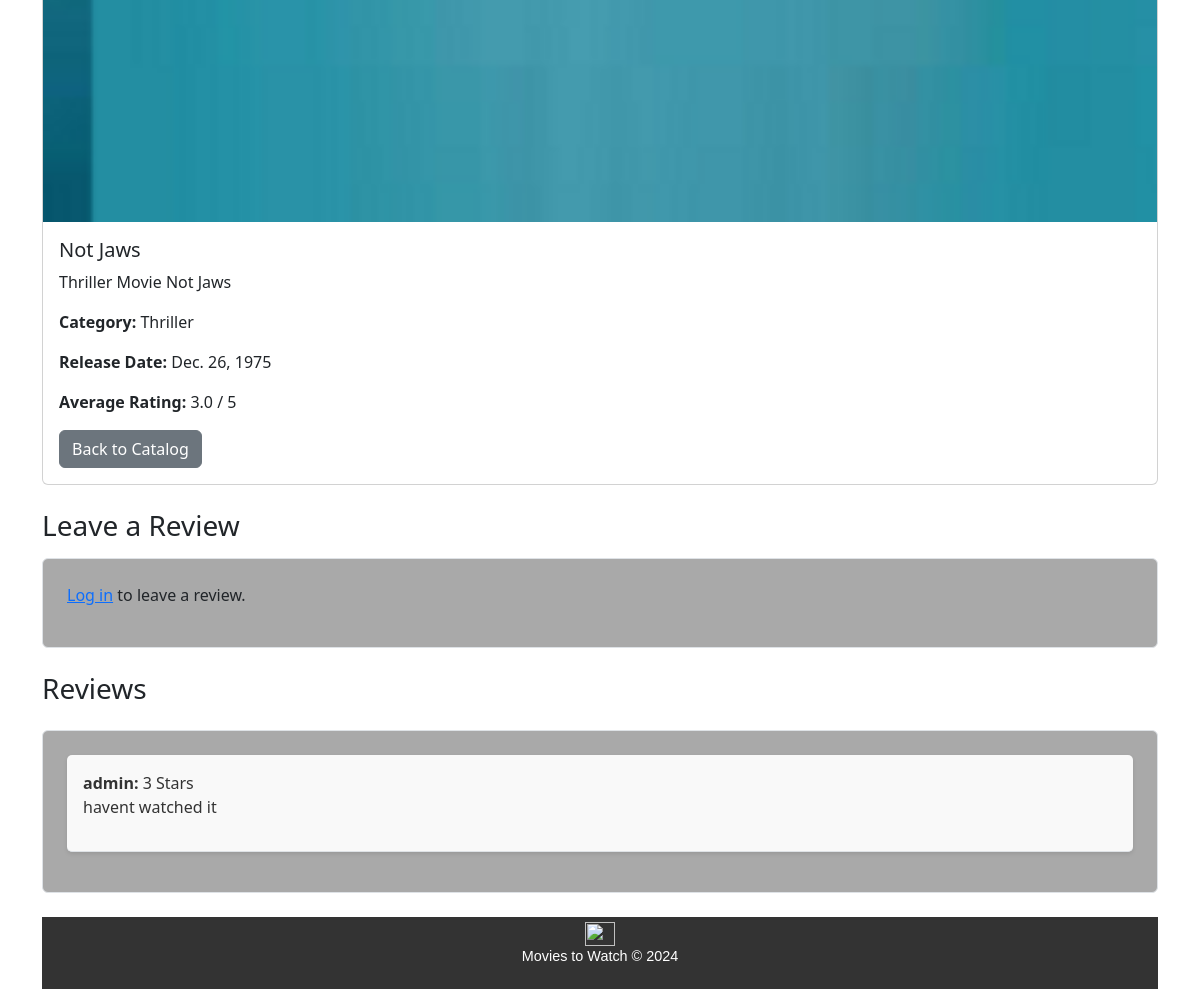
Page /products/31/ (lower part) on the earlier database version.
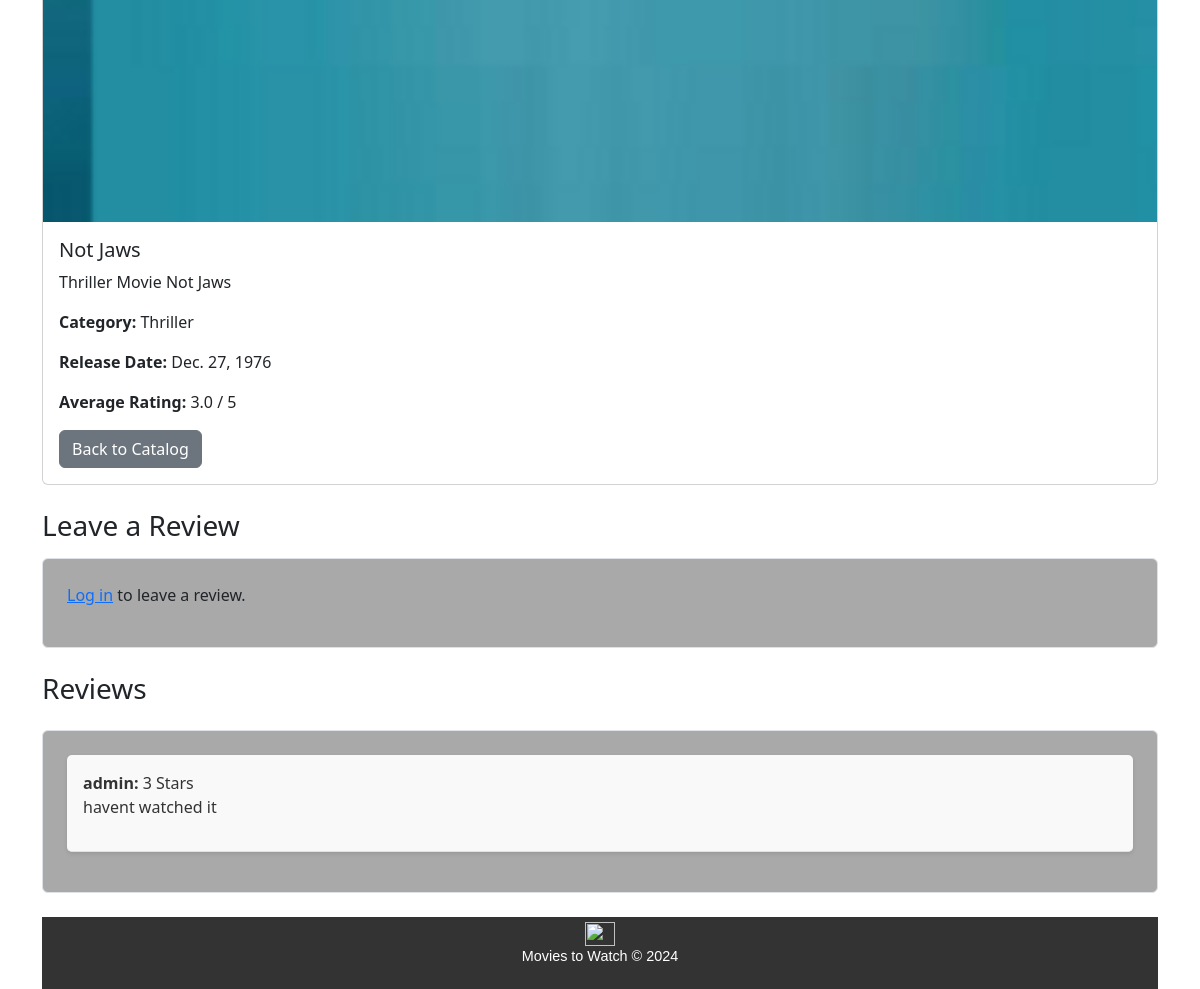
Same page on the later database version.
### products/models.py (models this page shows, shortened)
class Movie(models.Model):
    CATEGORY_CHOICES = [
        ('action', 'Action'),
        ('drama', 'Drama'),
        ('sci-fi', 'Science-Fiction'),
        ('comedy', 'Comedy'),
        ('thriller', 'Thriller'),
    ]
    title = models.CharField(max_length=255)
    description = models.TextField()
    release_date = models.DateField()
    image = models.ImageField(upload_to='media/', blank=True, null=True)
    category = models.CharField(max_length=50, choices=CATEGORY_CHOICES, default='action')
    price = models.DecimalField(max_digits=10, decimal_places=2, default=0.00)
    def average_rating(self):
        reviews = self.reviews.all()
        if reviews.exists():
            return sum(review.rating for review in reviews) / reviews.count()
        return 0

class Review(models.Model):
    movie = models.ForeignKey(Movie, related_name='reviews', on_delete=models.CASCADE)
    user = models.ForeignKey(User, on_delete=models.CASCADE)
    rating = models.IntegerField(choices=[(i, i) for i in range(1, 6)])  # 1 to 5 stars
    comment = models.TextField(blank=True)

### products/views.py (the view)
# urls.py: path('products/<int:product_id>/', views.product, name='product'),
def product(request, product_id):
    movie = get_object_or_404(Movie, id=product_id)
    reviews = Review.objects.filter(movie=movie)
    user_review = None
    if request.user.is_authenticated:
        user_review = reviews.filter(user=request.user).first()
        if request.method == 'POST':
            form = ReviewForm(request.POST)
            if form.is_valid():
                review = form.save(commit=False)
                review.movie = movie
                review.user = request.user
                review.save()
                return redirect('products:product', product_id=movie.id)
        else:
            form = ReviewForm()
    else:
        form = None
    context = {
        'movie': movie,
        'reviews': reviews,
        'user_review': user_review,
        'form': form,
    }
    return render(request, 'products/product.html', context)

### products/templates/products/product.html (shortened to what this page needs)
{% load static %}
<html lang="en">
<head>
    <link rel="stylesheet" href="https://cdn.jsdelivr.net/npm/bootstrap-icons@1.3.0/font/bootstrap-icons.css">
    <link href="{% static 'DimitriadisFinalProject/css/styles.css' %}" type="text/css" rel="stylesheet">
    <link href="https://cdn.jsdelivr.net/npm/bootstrap@5.3.3/dist/css/bootstrap.min.css" rel="stylesheet">
</head>
<body>
    <div class="container my-5">
        <div class="card">
            <img src="/{{ movie.image }}" class="card-img-top" alt="{{ movie.title }}">
            <div class="card-body">
                <h5 class="card-title">{{ movie.title }}</h5>
                <p class="card-text">{{ movie.description }}</p>
                <p><strong>Category:</strong> {{ movie.get_category_display }}</p>
                <p><strong>Release Date:</strong> {{ movie.release_date }}</p>
                <p><strong>Average Rating:</strong> {{ movie.average_rating|default:0|floatformat:1 }} / 5</p>
                <a href="{% url 'products:products' %}" class="btn btn-secondary">Back to Catalog</a>
            </div>
        </div>
    <div class="my-4">
        <h3 class="mb-3">Leave a Review</h3>
        <div class="border rounded p-4" style="background-color: #a9a9a9;">
            {% if user.is_authenticated %}
                {% if user_review %}
                    <div class="alert alert-info">
                        <p>You have already reviewed this movie: <strong>{{ user_review.rating }} Stars</strong></p>
                        <p>{{ user_review.comment }}</p>
                    </div>
                {% else %}
                    <form method="post" id="review-form">
                        {% csrf_token %}
                        <div class="form-group mb-3">
                            <label for="rating" class="form-label text-dark">Rating:</label>
                            {{ form.rating }}
                        </div>
                        <div class="form-group mb-3">
                            <label for="comment" class="form-label">Comment:</label>
                            <textarea name="comment" id="comment" class="form-control" rows="4" placeholder="Write your comment here"></textarea>
                        </div>
                        <button type="submit" class="btn btn-primary">Submit Review</button>
                    </form>
                {% endif %}
            {% else %}
                <p><a href="{% url 'home:login' %}">Log in</a> to leave a review.</p>
            {% endif %}
        </div>
    </div>
    <div class="my-4">
        <h3 class="mb-4">Reviews</h3>
        <div id="reviews-wrapper" class="border rounded p-4" style="background-color: #a9a9a9;">
            {% if reviews %}
            {% for review in reviews %}
                <div class="border-bottom p-3 mb-3 review-card">
                    <div class="review-details d-flex justify-content-between">
                        <p><strong>{{ review.user.username }}:</strong> {{ review.rating }} Stars</p>
                    </div>
                    <p>{{ review.comment }}</p>
                </div>
            {% endfor %}
            {% else %}
                <p id="no-reviews-message" class="text-center text-dark">No reviews yet. Be the first to review!</p>
            {% endif %}
        </div>
    </div>
    <footer class="footer">
        <img src="{% static 'DimitriadisFinalProject/images/logo.png' %}" alt="Logo" width="30" height="24" class="d-inline-block align-text-top">
        <p>Movies to Watch © 2024</p>
    </footer>
</body>
</html>

Differences in the rows shown:
changed Movie "Not Jaws": release_date "Dec. 26, 1975" → "Dec. 27, 1976"
